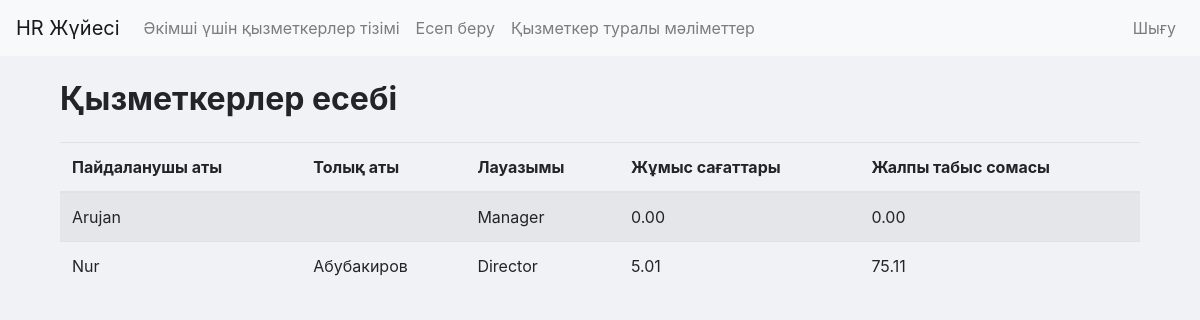
/hr_system/admin/report/ (signed in), run on the app's committed database.
### hr_system/models.py (models this page shows, shortened)
class EmployeeProfile(models.Model):
    user = models.OneToOneField(User, on_delete=models.CASCADE)
    position = models.CharField(max_length=100)
    total_hours_worked = models.FloatField(default=0)
    total_earnings = models.FloatField(default=0)
    hourly_rate = models.FloatField(default=0)

### hr_system/views.py (the view)
# urls.py: path('admin/report/', views.admin_report, name='admin_report'),
@user_passes_test(is_admin)
def admin_report(request):
    employees = EmployeeProfile.objects.all()
    report_data = []
    for employee in employees:
        total_hours = WorkSession.objects.filter(user=employee.user).aggregate(
            total_duration=Sum(
                ExpressionWrapper(F('end_time') - F('start_time'), output_field=fields.DurationField())
            )
        )['total_duration']
        total_hours_in_hours = total_hours.total_seconds() / 3600 if total_hours else 0
        total_earnings = total_hours_in_hours * employee.hourly_rate
        report_data.append({
            'employee': employee,
            'total_hours': total_hours_in_hours,
            'total_earnings': total_earnings,
        })
    return render(request, 'hr_system/admin_report.html', {'report_data': report_data})

### hr_system/views.py (called while the page is built)
def is_admin(user):
    return user.is_superuser

### hr_system/templates/hr_system/admin_report.html
{% extends "base_generic.html" %}
{% block content %}
<div class="container">
    <h2 class="my-4">Қызметкерлер есебі</h2>
    <table class="table table-striped">
        <thead>
            <tr>
                <th>Пайдаланушы аты</th>
                <th>Толық аты</th>
                <th>Лауазымы</th>
                <th>Жұмыс сағаттары</th>
                <th>Жалпы табыс сомасы</th>
            </tr>
        </thead>
        <tbody>
            {% for data in report_data %}
            <tr>
                <td>{{ data.employee.user.username }}</td>
                <td>{{ data.employee.user.first_name }} {{ data.employee.user.last_name }}</td>
                <td>{{ data.employee.position }}</td>
                <td>{{ data.total_hours|floatformat:2 }}</td>
                <td>{{ data.total_earnings|floatformat:2 }}</td>
            </tr>
            {% endfor %}
        </tbody>
    </table>
</div>
{% endblock %}

### static/hr_system/css/styles.css (style rules this page uses)
body { background-color: #f0f2f5; }
h2 { font-weight: bold; }

### data on the page
EmployeeProfile: employee.user.username "Arujan", employee.position "Manager", total_hours "0.00", total_earnings "0.00"
EmployeeProfile: employee.user.username "Nur", employee.user.last_name "Абубакиров", employee.position "Director", total_hours "5.01", total_earnings "75.11"
